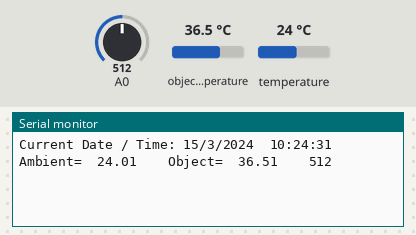
Simulated run of this sketch. Board: Arduino Uno, built with avr-gcc and run on an emulated ATmega328P. Parts: the last lines printed to the serial monitor. Inputs (shaded band) come from the test bench; at power-on: object temperature 36.5 °C, A0 = 512, temperature 24 °C. The local clock reads 2024-03-15 10:24:30 at power-on unless the sketch sets it; storage starts empty.

Above: at 1.8 s.
1.9 s: object temperature set to 20 °C
At 2.6 s:
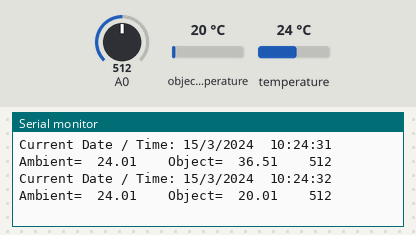
6.1 s: A0 set to 716
At 6.1 s:
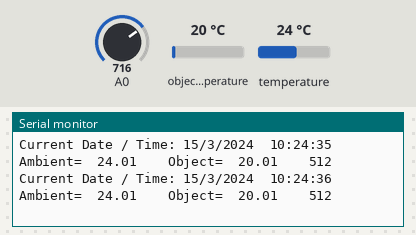
7.6 s: temperature set to 12 °C
At 8.9 s:
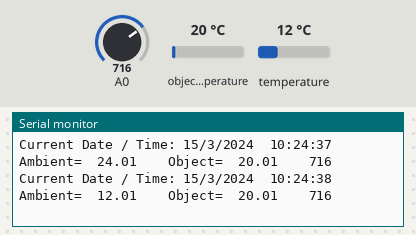
9.1 s: A0 set to 900
At 9.9 s:
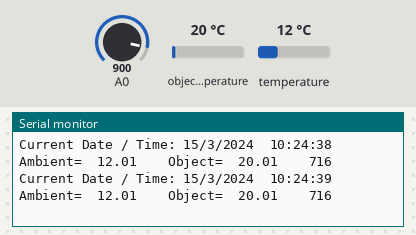
10.6 s: object temperature set to 26 °C
At 11.9 s:
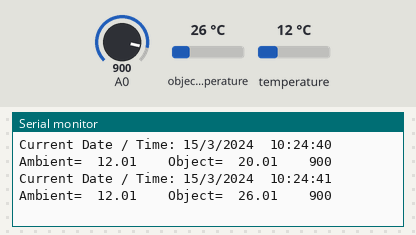
Timing chart, 0 to 13.1 s (numbered marks = the images above; inputs shaded):
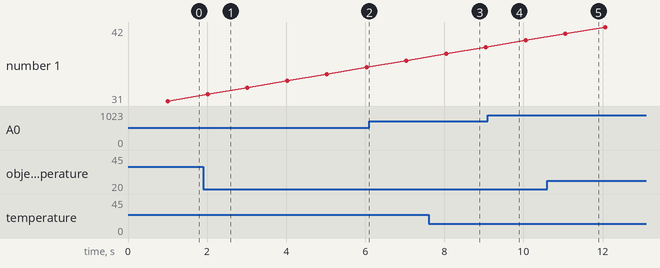

Measured:
- after the input at 1.9 s, the serial monitor: prints a new line after 0.11 s (image 1)
- after the input at 7.6 s, the serial monitor: prints a new line after 0.44 s (image 3)
- after the input at 10.6 s, the serial monitor: prints a new line after 0.46 s (image 5)

The sketch:

Research_prob.ino
```cpp
#include <Adafruit_MLX90614.h>
#include <virtuabotixRTC.h>
#include <Wire.h>
#include <SPI.h>
#include <SD.h>

Adafruit_MLX90614 mlx = Adafruit_MLX90614();
virtuabotixRTC myRTC(6, 7, 8);

File myFile;
int x;
int val;

long pre_time = 0;
//long interval = 30000;
//long interval = 900000;
long interval = 1000;

void setup() {
  Serial.begin(9600);
  //myRTC.setDS1302Time(30, 05, 11, 1, 1, 3, 2024);
  mlx.begin();
  SD.begin(10);
}

void loop() {
  if(millis() - pre_time >= interval){
     myFile = SD.open("test.txt", FILE_WRITE);

     pre_time = millis();
     myRTC.updateTime();

     val = analogRead(A0);


     Serial.print("Current Date / Time: ");
     Serial.print(myRTC.dayofmonth);
     Serial.print("/");
     Serial.print(myRTC.month);
     Serial.print("/");
     Serial.print(myRTC.year);
     Serial.print("  ");
     Serial.print(myRTC.hours);
     Serial.print(":");
     Serial.print(myRTC.minutes);
     Serial.print(":");
     Serial.print(myRTC.seconds);
     Serial.print("  ");
     Serial.print("\tAmbient=");
     Serial.print("  ");
     Serial.print(mlx.readAmbientTempC());
     Serial.print("  ");
     Serial.print("\tObject=");
     Serial.print("  ");
     Serial.print(mlx.readObjectTempC());
     Serial.print("  ");
     Serial.print("  ");
     Serial.println(val);

     myFile.print("Current Date / Time: ");
     myFile.print(myRTC.dayofmonth);
     myFile.print("/");
     myFile.print(myRTC.month);
     myFile.print("/");
     myFile.print(myRTC.year);
     myFile.print("  ");
     myFile.print(myRTC.hours);
     myFile.print(":");
     myFile.print(myRTC.minutes);
     myFile.print(":");
     myFile.print(myRTC.seconds); ;
     myFile.print("  ");
     myFile.print("\tAmbient=");
     myFile.print("  ");
     myFile.print(mlx.readAmbientTempC());
     myFile.print("  ");
     myFile.print("\tObject=");
     myFile.print("  ");
     myFile.print(mlx.readObjectTempC());
     myFile.print("  ");
     myFile.println(val);

     myFile.close();
  }
}
```
